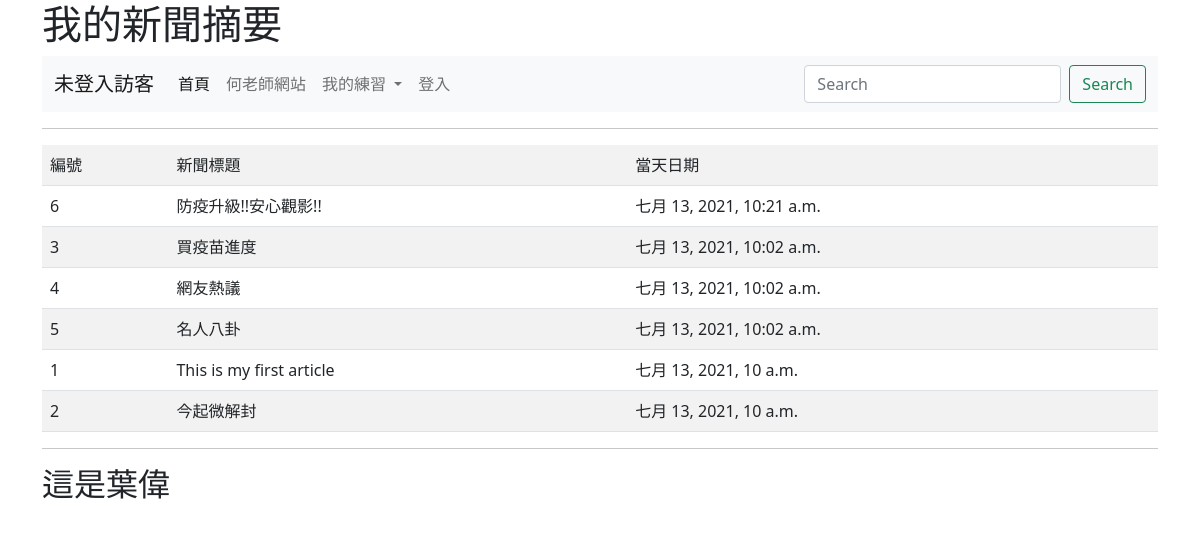
Page /news/ on the committed database.
### mysite/models.py (models this page shows, shortened)
class Post(models.Model):
    title = models.CharField(max_length=200)
    content = models.TextField()
    pub_date = models.DateTimeField(default=timezone.now)
    class Meta:
        ordering = ('-pub_date',)#醉心時段update time zone

### mysite/views.py (the view)
# urls.py: path('news/', views.news),
def news(request):
    posts = Post.objects.all()                  #加資料庫的方法
    return render(request,"news.html",locals())

### templates/news.html (shortened to what this page needs)
{% extends "base.html" %}
{% block main %}
      <hr>
      <table class="table table-striped">
            <tr><td>編號</td><td>新聞標題</td><td>當天日期</td>
            </tr>
      {% for post in posts %}
            <tr>
                  <td>{{post.id}}</td>
                  <td>
                        {% if request.user.is_authenticated %}
                        <a href="/show/{{post.id}}/">{{post.title}}</a>
                        {% else %}
                        {{post.title}}
                        {% endif %}
                  </td>
                  <td>{{post.pub_date}}</td>
            </tr>
      {% endfor %}
      </table>
{% endblock %}

### rows in the picture
Post: id "6", title "防疫升級!!安心觀影!!", pub_date "七月 13, 2021, 10:21 a.m."
Post: id "3", title "買疫苗進度", pub_date "七月 13, 2021, 10:02 a.m."
Post: id "4", title "網友熱議", pub_date "七月 13, 2021, 10:02 a.m."
Post: id "5", title "名人八卦", pub_date "七月 13, 2021, 10:02 a.m."
Post: id "1", title "This is my first article", pub_date "七月 13, 2021, 10 a.m."
Post: id "2", title "今起微解封", pub_date "七月 13, 2021, 10 a.m."
